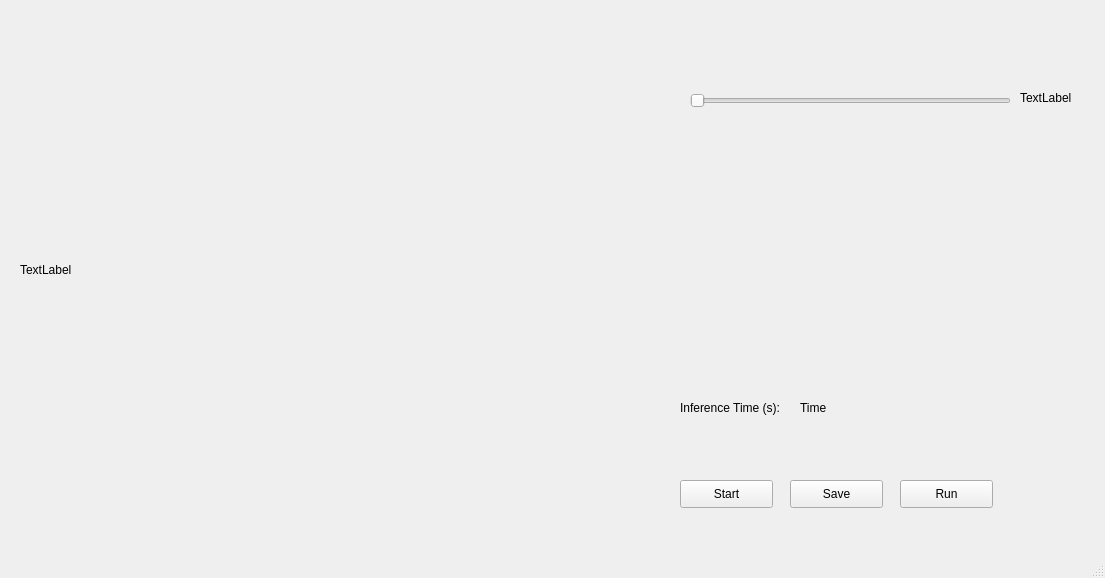
<?xml version="1.0" encoding="UTF-8"?>
<ui version="4.0">
 <class>MainWindow</class>
 <widget class="QMainWindow" name="MainWindow">
  <property name="geometry">
   <rect>
    <x>0</x>
    <y>0</y>
    <width>1105</width>
    <height>578</height>
   </rect>
  </property>
  <property name="windowTitle">
   <string>MainWindow</string>
  </property>
  <widget class="QWidget" name="centralwidget">
   <widget class="QPushButton" name="loadButton">
    <property name="geometry">
     <rect>
      <x>680</x>
      <y>480</y>
      <width>93</width>
      <height>28</height>
     </rect>
    </property>
    <property name="text">
     <string>Start</string>
    </property>
   </widget>
   <widget class="QPushButton" name="saveButton">
    <property name="geometry">
     <rect>
      <x>790</x>
      <y>480</y>
      <width>93</width>
      <height>28</height>
     </rect>
    </property>
    <property name="text">
     <string>Save</string>
    </property>
   </widget>
   <widget class="QPushButton" name="runButton">
    <property name="geometry">
     <rect>
      <x>900</x>
      <y>480</y>
      <width>93</width>
      <height>28</height>
     </rect>
    </property>
    <property name="text">
     <string>Run</string>
    </property>
   </widget>
   <widget class="QLabel" name="label">
    <property name="geometry">
     <rect>
      <x>680</x>
      <y>400</y>
      <width>121</width>
      <height>16</height>
     </rect>
    </property>
    <property name="text">
     <string>Inference Time (s):</string>
    </property>
   </widget>
   <widget class="QLabel" name="infTimeLabel">
    <property name="geometry">
     <rect>
      <x>800</x>
      <y>400</y>
      <width>121</width>
      <height>16</height>
     </rect>
    </property>
    <property name="text">
     <string>Time</string>
    </property>
   </widget>
   <widget class="QLabel" name="displayLabel">
    <property name="geometry">
     <rect>
      <x>20</x>
      <y>30</y>
      <width>640</width>
      <height>480</height>
     </rect>
    </property>
    <property name="text">
     <string>TextLabel</string>
    </property>
   </widget>
   <widget class="QSlider" name="horizontalSlider">
    <property name="geometry">
     <rect>
      <x>690</x>
      <y>90</y>
      <width>321</width>
      <height>22</height>
     </rect>
    </property>
    <property name="orientation">
     <enum>Qt::Horizontal</enum>
    </property>
   </widget>
   <widget class="QLabel" name="label_2">
    <property name="geometry">
     <rect>
      <x>1020</x>
      <y>90</y>
      <width>55</width>
      <height>16</height>
     </rect>
    </property>
    <property name="text">
     <string>TextLabel</string>
    </property>
   </widget>
  </widget>
  <widget class="QMenuBar" name="menubar">
   <property name="geometry">
    <rect>
     <x>0</x>
     <y>0</y>
     <width>1105</width>
     <height>26</height>
    </rect>
   </property>
  </widget>
  <widget class="QStatusBar" name="statusbar"/>
 </widget>
 <resources/>
 <connections>
  <connection>
   <sender>loadButton</sender>
   <signal>clicked()</signal>
   <receiver>displayLabel</receiver>
   <slot>clear()</slot>
   <hints>
    <hint type="sourcelabel">
     <x>730</x>
     <y>523</y>
    </hint>
    <hint type="destinationlabel">
     <x>356</x>
     <y>387</y>
    </hint>
   </hints>
  </connection>
  <connection>
   <sender>saveButton</sender>
   <signal>clicked()</signal>
   <receiver>displayLabel</receiver>
   <slot>clear()</slot>
   <hints>
    <hint type="sourcelabel">
     <x>835</x>
     <y>516</y>
    </hint>
    <hint type="destinationlabel">
     <x>497</x>
     <y>310</y>
    </hint>
   </hints>
  </connection>
  <connection>
   <sender>runButton</sender>
   <signal>clicked()</signal>
   <receiver>displayLabel</receiver>
   <slot>clear()</slot>
   <hints>
    <hint type="sourcelabel">
     <x>948</x>
     <y>520</y>
    </hint>
    <hint type="destinationlabel">
     <x>464</x>
     <y>193</y>
    </hint>
   </hints>
  </connection>
  <connection>
   <sender>horizontalSlider</sender>
   <signal>valueChanged(int)</signal>
   <receiver>label_2</receiver>
   <slot>setNum(int)</slot>
   <hints>
    <hint type="sourcelabel">
     <x>915</x>
     <y>123</y>
    </hint>
    <hint type="destinationlabel">
     <x>1036</x>
     <y>127</y>
    </hint>
   </hints>
  </connection>
 </connections>
</ui>
